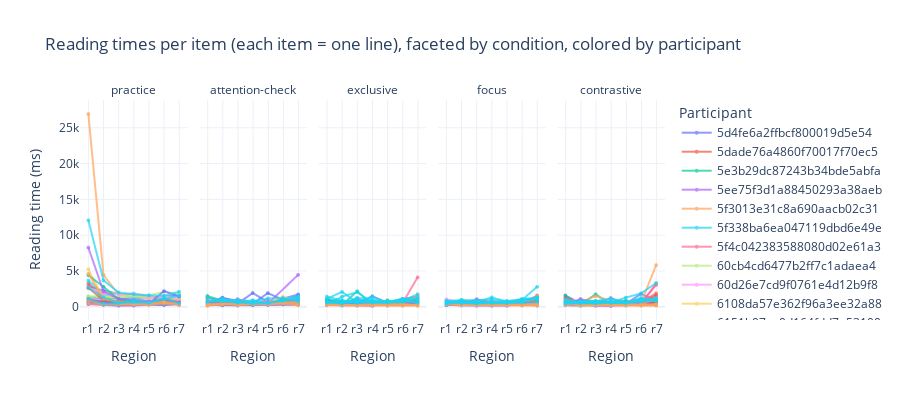

The code cell stored with this chart in its notebook:
### Markdown cell above
## Reading Times

### Code cell
# Replot: every item as an individual line, faceted by condition, color by participant
import plotly.express as px

# Rebuild melted if needed (one row per participant × item × region)
region_cols = [c for c in longform.columns if re.match(r"r\d+$", c)]
plot_df = longform.melt(
    id_vars=['participant_id', 'no', 'condition'],
    value_vars=region_cols,
    var_name='region',
    value_name='reading_time'
).dropna(subset=['reading_time'])

# Ensure region order
full_region_order = [f"r{i}" for i in range(1, 8)]
plot_df['region'] = pd.Categorical(plot_df['region'], categories=full_region_order, ordered=True)

# Create a unique line id per item (so each item is its own trace) and keep color = participant
plot_df['pid_item'] = plot_df['participant_id'].astype(str) + ' | no ' + plot_df['no'].astype(str)

fig = px.line(
    plot_df,
    x='region',
    y='reading_time',
    color='participant_id',        # color by participant
    line_group='pid_item',         # each item -> separate connected line
    facet_col='condition',
    # facet_col_wrap=2,              # <- two columns of facets
    category_orders={'region': full_region_order},
    markers=True,
    template='plotly_white',       
    title='Reading times per item (each item = one line), faceted by condition, colored by participant',
    labels={'reading_time': 'Reading time (ms)', 'region': 'Region'}
)

fig.update_traces(mode='lines+markers', marker={'size':4}, opacity=0.7, hovertemplate=None)
fig.update_layout(legend_title_text='Participant', height=400)
fig.for_each_annotation(lambda a: a.update(text=a.text.split("=")[-1]))  # simplify facet labels
fig.show()

# Save image as png and html
fig.write_image(plots / "reading_times_raw.png", scale=3)
fig.write_html(plots / "reading_times_raw.html", include_plotlyjs='cdn')
